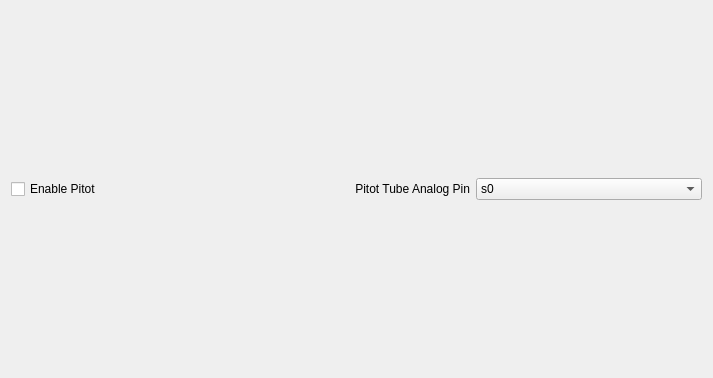
                 <widget class="QWidget" name="scrollAreaWidgetContents_18">
                  <property name="geometry">
                   <rect>
                    <x>0</x>
                    <y>0</y>
                    <width>713</width>
                    <height>378</height>
                   </rect>
                  </property>
                  <layout class="QGridLayout" name="gridLayout_35">
                   <item row="0" column="0">
                    <layout class="QHBoxLayout" name="horizontalLayout_86">
                     <item>
                      <widget class="QCheckBox" name="enable_pitot">
                       <property name="text">
                        <string>Enable Pitot</string>
                       </property>
                      </widget>
                     </item>
                     <item>
                      <widget class="QLabel" name="label_86">
                       <property name="text">
                        <string>Pitot Tube Analog Pin</string>
                       </property>
                       <property name="alignment">
                        <set>Qt::AlignRight|Qt::AlignTrailing|Qt::AlignVCenter</set>
                       </property>
                      </widget>
                     </item>
                     <item>
                      <widget class="QComboBox" name="pitot_pin">
                       <property name="currentIndex">
                        <number>0</number>
                       </property>
                       <item>
                        <property name="text">
                         <string>s0</string>
                        </property>
                       </item>
                       <item>
                        <property name="text">
                         <string>s1</string>
                        </property>
                       </item>
                       <item>
                        <property name="text">
                         <string>s2</string>
                        </property>
                       </item>
                       <item>
                        <property name="text">
                         <string>s3</string>
                        </property>
                       </item>
                      </widget>
                     </item>
                    </layout>
                   </item>
                  </layout>
                 </widget>
